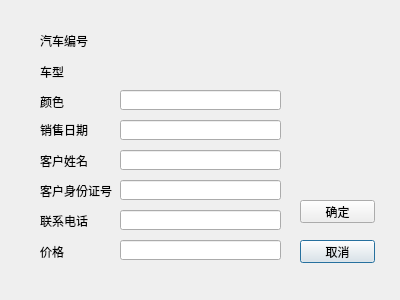
<?xml version="1.0" encoding="UTF-8"?>
<ui version="4.0">
 <class>upsale</class>
 <widget class="QDialog" name="upsale">
  <property name="geometry">
   <rect>
    <x>0</x>
    <y>0</y>
    <width>400</width>
    <height>300</height>
   </rect>
  </property>
  <property name="windowTitle">
   <string>修改销售信息</string>
  </property>
  <widget class="QLabel" name="label_6">
   <property name="geometry">
    <rect>
     <x>40</x>
     <y>180</y>
     <width>81</width>
     <height>21</height>
    </rect>
   </property>
   <property name="text">
    <string>客户身份证号</string>
   </property>
  </widget>
  <widget class="QLineEdit" name="saledate">
   <property name="geometry">
    <rect>
     <x>120</x>
     <y>120</y>
     <width>161</width>
     <height>20</height>
    </rect>
   </property>
  </widget>
  <widget class="QLabel" name="label_5">
   <property name="geometry">
    <rect>
     <x>40</x>
     <y>150</y>
     <width>54</width>
     <height>21</height>
    </rect>
   </property>
   <property name="text">
    <string>客户姓名</string>
   </property>
  </widget>
  <widget class="QPushButton" name="pushButton_2">
   <property name="geometry">
    <rect>
     <x>300</x>
     <y>240</y>
     <width>75</width>
     <height>23</height>
    </rect>
   </property>
   <property name="text">
    <string>取消</string>
   </property>
  </widget>
  <widget class="QLineEdit" name="clientphone">
   <property name="geometry">
    <rect>
     <x>120</x>
     <y>210</y>
     <width>161</width>
     <height>20</height>
    </rect>
   </property>
  </widget>
  <widget class="QLabel" name="label_8">
   <property name="geometry">
    <rect>
     <x>40</x>
     <y>241</y>
     <width>54</width>
     <height>21</height>
    </rect>
   </property>
   <property name="text">
    <string>价格</string>
   </property>
  </widget>
  <widget class="QLabel" name="label_3">
   <property name="geometry">
    <rect>
     <x>40</x>
     <y>91</y>
     <width>54</width>
     <height>21</height>
    </rect>
   </property>
   <property name="text">
    <string>颜色</string>
   </property>
  </widget>
  <widget class="QLabel" name="label_4">
   <property name="geometry">
    <rect>
     <x>40</x>
     <y>120</y>
     <width>54</width>
     <height>20</height>
    </rect>
   </property>
   <property name="text">
    <string>销售日期</string>
   </property>
  </widget>
  <widget class="QLabel" name="label_7">
   <property name="geometry">
    <rect>
     <x>40</x>
     <y>210</y>
     <width>54</width>
     <height>21</height>
    </rect>
   </property>
   <property name="text">
    <string>联系电话</string>
   </property>
  </widget>
  <widget class="QLineEdit" name="carcolor">
   <property name="geometry">
    <rect>
     <x>120</x>
     <y>90</y>
     <width>161</width>
     <height>20</height>
    </rect>
   </property>
  </widget>
  <widget class="QLabel" name="label_2">
   <property name="geometry">
    <rect>
     <x>40</x>
     <y>61</y>
     <width>54</width>
     <height>21</height>
    </rect>
   </property>
   <property name="text">
    <string>车型</string>
   </property>
  </widget>
  <widget class="QLineEdit" name="clientname">
   <property name="geometry">
    <rect>
     <x>120</x>
     <y>150</y>
     <width>161</width>
     <height>20</height>
    </rect>
   </property>
  </widget>
  <widget class="QPushButton" name="pushButton">
   <property name="geometry">
    <rect>
     <x>300</x>
     <y>200</y>
     <width>75</width>
     <height>23</height>
    </rect>
   </property>
   <property name="text">
    <string>确定</string>
   </property>
  </widget>
  <widget class="QLineEdit" name="clientid">
   <property name="geometry">
    <rect>
     <x>120</x>
     <y>180</y>
     <width>161</width>
     <height>20</height>
    </rect>
   </property>
  </widget>
  <widget class="QLineEdit" name="saleprice">
   <property name="geometry">
    <rect>
     <x>120</x>
     <y>240</y>
     <width>161</width>
     <height>20</height>
    </rect>
   </property>
  </widget>
  <widget class="QLabel" name="label">
   <property name="geometry">
    <rect>
     <x>40</x>
     <y>30</y>
     <width>54</width>
     <height>21</height>
    </rect>
   </property>
   <property name="text">
    <string>汽车编号</string>
   </property>
  </widget>
  <widget class="QLabel" name="carid">
   <property name="geometry">
    <rect>
     <x>123</x>
     <y>30</y>
     <width>161</width>
     <height>21</height>
    </rect>
   </property>
   <property name="text">
    <string/>
   </property>
  </widget>
  <widget class="QLabel" name="carname">
   <property name="geometry">
    <rect>
     <x>120</x>
     <y>60</y>
     <width>161</width>
     <height>21</height>
    </rect>
   </property>
   <property name="text">
    <string/>
   </property>
  </widget>
 </widget>
 <resources/>
 <connections/>
</ui>
